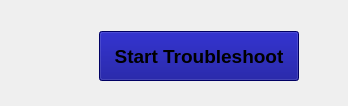
         <widget class="QWidget" name="troubleshoot_page">
          <layout class="QVBoxLayout" name="verticalLayout_14">
           <property name="spacing">
            <number>0</number>
           </property>
           <property name="leftMargin">
            <number>0</number>
           </property>
           <property name="topMargin">
            <number>0</number>
           </property>
           <property name="rightMargin">
            <number>0</number>
           </property>
           <property name="bottomMargin">
            <number>0</number>
           </property>
           <item>
            <widget class="QFrame" name="frame_4">
             <property name="frameShape">
              <enum>QFrame::Shape::NoFrame</enum>
             </property>
             <property name="frameShadow">
              <enum>QFrame::Shadow::Raised</enum>
             </property>
             <layout class="QVBoxLayout" name="verticalLayout_32">
              <property name="leftMargin">
               <number>50</number>
              </property>
              <property name="topMargin">
               <number>0</number>
              </property>
              <property name="rightMargin">
               <number>0</number>
              </property>
              <property name="bottomMargin">
               <number>0</number>
              </property>
              <item>
               <widget class="QFrame" name="troubleshootreport">
                <property name="frameShape">
                 <enum>QFrame::Shape::NoFrame</enum>
                </property>
                <property name="frameShadow">
                 <enum>QFrame::Shadow::Raised</enum>
                </property>
               </widget>
              </item>
              <item>
               <widget class="QFrame" name="starttroubleshootarea">
                <property name="minimumSize">
                 <size>
                  <width>0</width>
                  <height>100</height>
                 </size>
                </property>
                <property name="maximumSize">
                 <size>
                  <width>16777215</width>
                  <height>100</height>
                 </size>
                </property>
                <property name="frameShape">
                 <enum>QFrame::Shape::NoFrame</enum>
                </property>
                <property name="frameShadow">
                 <enum>QFrame::Shadow::Raised</enum>
                </property>
                <layout class="QHBoxLayout" name="horizontalLayout_7">
                 <item>
                  <spacer name="horizontalSpacer_7">
                   <property name="orientation">
                    <enum>Qt::Orientation::Horizontal</enum>
                   </property>
                   <property name="sizeHint" stdset="0">
                    <size>
                     <width>40</width>
                     <height>20</height>
                    </size>
                   </property>
                  </spacer>
                 </item>
                 <item>
                  <widget class="QPushButton" name="starttroubleshootbutton">
                   <property name="minimumSize">
                    <size>
                     <width>200</width>
                     <height>50</height>
                    </size>
                   </property>
                   <property name="maximumSize">
                    <size>
                     <width>200</width>
                     <height>50</height>
                    </size>
                   </property>
                   <property name="font">
                    <font>
                     <pointsize>14</pointsize>
                     <bold>true</bold>
                    </font>
                   </property>
                   <property name="styleSheet">
                    <string notr="true">background-color:#00008B;</string>
                   </property>
                   <property name="text">
                    <string>Start Troubleshoot</string>
                   </property>
                  </widget>
                 </item>
                 <item>
                  <spacer name="horizontalSpacer_8">
                   <property name="orientation">
                    <enum>Qt::Orientation::Horizontal</enum>
                   </property>
                   <property name="sizeHint" stdset="0">
                    <size>
                     <width>40</width>
                     <height>20</height>
                    </size>
                   </property>
                  </spacer>
                 </item>
                </layout>
               </widget>
              </item>
             </layout>
            </widget>
           </item>
          </layout>
         </widget>
